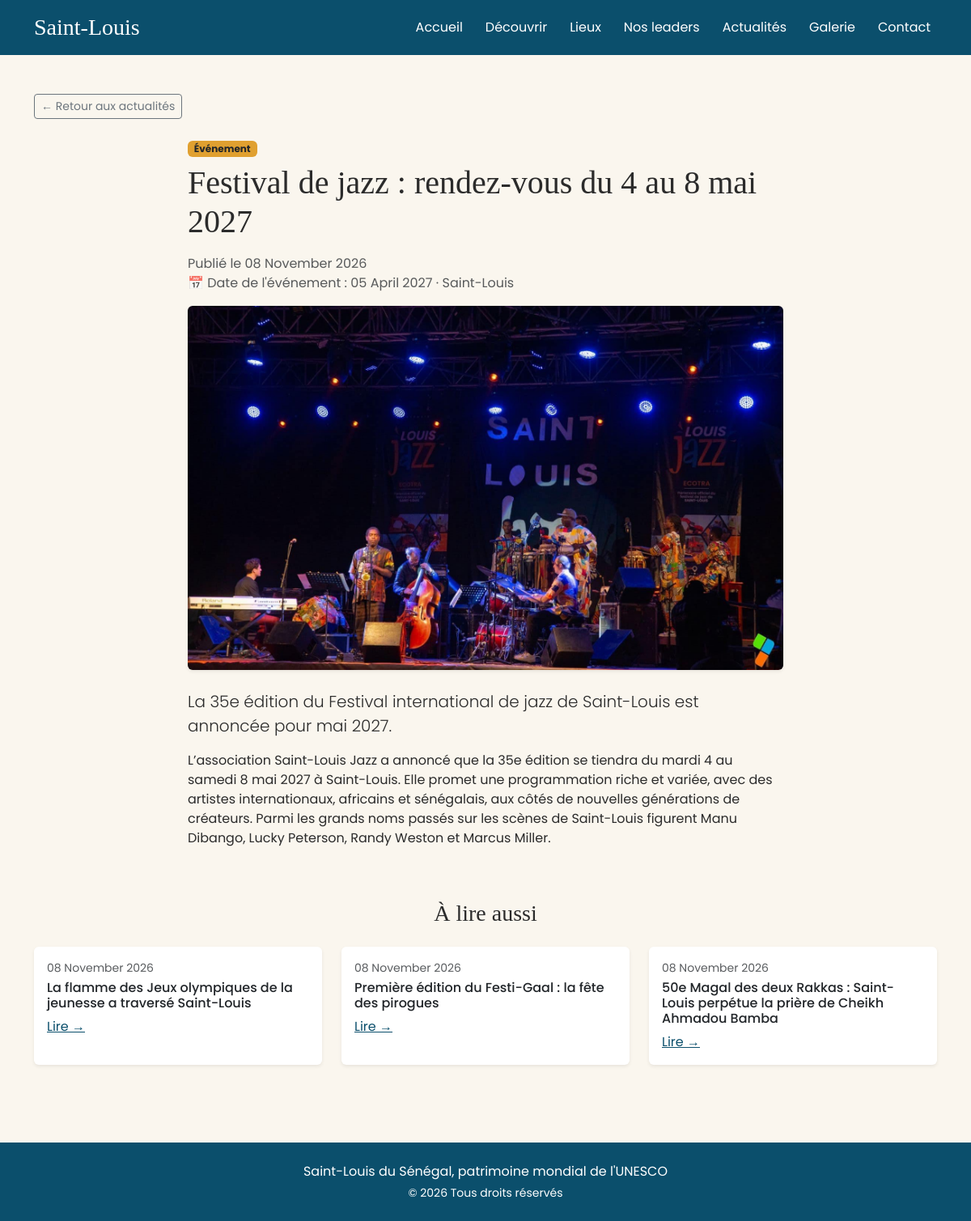
The app's page /actualites/2/ with its own data.
### actualites/models.py (models this page shows, shortened)
class Article(models.Model):
    TYPES = [
        ("actualite", "Actualité"),
        ("evenement", "Événement"),
    ]
    titre = models.CharField(max_length=200)
    type_contenu = models.CharField(max_length=20, choices=TYPES, default="actualite", verbose_name="Type")
    resume = models.CharField(max_length=300, verbose_name="Résumé (pour les cartes)")
    contenu = models.TextField()
    image = models.ImageField(upload_to="actualites/", blank=True)
    date_publication = models.DateTimeField(default=timezone.now, verbose_name="Date de publication")
    date_evenement = models.DateField(null=True, blank=True, verbose_name="Date de l'événement")
    lieu_evenement = models.CharField(max_length=200, blank=True, verbose_name="Lieu de l'événement")
    publie = models.BooleanField(default=True, verbose_name="Publié")
    class Meta:
        ordering = ["-date_publication"]
        verbose_name = "article"
        verbose_name_plural = "actualités et événements"

### actualites/views.py (the view)
# urls.py: path("actualites/<int:pk>/", detail_actualite, name="actualite_detail"),
def detail_actualite(request, pk):
    article = get_object_or_404(Article, pk=pk, publie=True)
    autres = Article.objects.filter(publie=True).exclude(pk=pk)[:3]
    return render(request, "actualites/detail.html", {
        "article": article,
        "autres": autres,
    })

### actualites/templates/actualites/detail.html (shortened to what this page needs)
{% extends "pages/base.html" %}
{% block content %}
<section class="py-5">
  <div class="container">
    <a href="{% url 'actualites' %}" class="btn btn-outline-secondary btn-sm mb-4">← Retour aux actualités</a>
    <div class="row justify-content-center">
      <div class="col-lg-8" data-aos="fade-up">
        <span class="badge text-dark mb-2" style="background: var(--ocre);">{{ article.get_type_contenu_display }}</span>
        <h1 class="mb-3">{{ article.titre }}</h1>
        <p class="text-muted">
          Publié le {{ article.date_publication|date:"d F Y" }}
          {% if article.type_contenu == "evenement" and article.date_evenement %}
          <br>📅 Date de l'événement : {{ article.date_evenement|date:"d F Y" }}
          {% if article.lieu_evenement %} · {{ article.lieu_evenement }}{% endif %}
          {% endif %}
        </p>
        {% if article.image %}
        <img src="{{ article.image.url }}" alt="{{ article.titre }}" class="img-fluid rounded shadow-sm w-100 mb-4" style="max-height:450px; object-fit:cover;">
        {% endif %}
        <p class="lead">{{ article.resume }}</p>
        <p>{{ article.contenu|linebreaksbr }}</p>
      </div>
    </div>
    {% if autres %}
    <h3 class="mt-5 mb-4 text-center">À lire aussi</h3>
    <div class="row g-4 justify-content-center">
      {% for a in autres %}
      <div class="col-md-4">
        <div class="card h-100 border-0 shadow-sm">
          <div class="card-body">
            <p class="small text-muted mb-1">{{ a.date_publication|date:"d F Y" }}</p>
            <h6 class="card-title">{{ a.titre }}</h6>
            <a href="{% url 'actualite_detail' a.pk %}" class="stretched-link" style="color: var(--bleu);">Lire →</a>
          </div>
        </div>
      </div>
      {% endfor %}
    </div>
    {% endif %}
  </div>
</section>
{% endblock %}

### pages/templates/pages/base.html (style rules this page uses)
:root { --bleu: #0b4f6c; --ocre: #e0a030; --clair: #faf6ee; }
body { font-family: 'Poppins', sans-serif; background: var(--clair); color: #2b2b2b; }
h1, h2, h3, .navbar-brand { font-family: 'Playfair Display', serif; }

### records on screen
Article: type_contenu "Événement", titre "Festival de jazz : rendez-vous du 4 au 8 mai 2027", date_publication "08 November 2026", date_evenement "05 April 2027", lieu_evenement "Saint-Louis", image (picture), resume "La 35e édition du Festival international de jazz de Saint-Louis est annoncée pour mai 2027.", contenu "L’association Saint-Louis Jazz a annoncé que la 35e édition se tiendra du mardi 4 au samedi 8 mai 2027 à Saint-Louis. Elle promet une programmation riche et variée, avec des artistes internationaux, africains et sénégalais, aux côtés de nouvelles générations de créateurs. Parmi les grands noms passés sur les scènes de Saint-Louis figurent Manu Dibango, Lucky Peterson, Randy Weston et Marcus Miller."
Article: date_publication "08 November 2026", titre "La flamme des Jeux olympiques de la jeunesse a traversé Saint-Louis"
Article: date_publication "08 November 2026", titre "Première édition du Festi-Gaal : la fête des pirogues"
Article: date_publication "08 November 2026", titre "50e Magal des deux Rakkas : Saint-Louis perpétue la prière de Cheikh Ahmadou Bamba"
